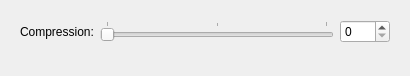
<?xml version="1.0" encoding="UTF-8"?>
<ui version="4.0">
 <class>wvConfigPage</class>
 <widget class="QWidget" name="wvConfigPage">
  <property name="geometry">
   <rect>
    <x>0</x>
    <y>0</y>
    <width>410</width>
    <height>76</height>
   </rect>
  </property>
  <property name="windowTitle">
   <string notr="true">WavPack encoding configuration</string>
  </property>
  <layout class="QVBoxLayout" name="verticalLayout">
   <item>
    <widget class="QWidget" name="widget" native="true">
     <layout class="QFormLayout" name="formLayout">
      <item row="0" column="0">
       <widget class="QLabel" name="wvCompressionLabel">
        <property name="text">
         <string>Compression:</string>
        </property>
       </widget>
      </item>
      <item row="0" column="1">
       <layout class="QHBoxLayout" name="horizontalLayout_7">
        <item>
         <widget class="QSlider" name="wvCompressionSlider">
          <property name="maximum">
           <number>2</number>
          </property>
          <property name="pageStep">
           <number>1</number>
          </property>
          <property name="value">
           <number>0</number>
          </property>
          <property name="orientation">
           <enum>Qt::Horizontal</enum>
          </property>
          <property name="tickPosition">
           <enum>QSlider::TicksAbove</enum>
          </property>
         </widget>
        </item>
        <item>
         <widget class="QSpinBox" name="wvCompressionSpin">
          <property name="minimumSize">
           <size>
            <width>50</width>
            <height>0</height>
           </size>
          </property>
          <property name="maximum">
           <number>2</number>
          </property>
         </widget>
        </item>
       </layout>
      </item>
     </layout>
    </widget>
   </item>
  </layout>
 </widget>
 <resources/>
 <connections>
  <connection>
   <sender>wvCompressionSlider</sender>
   <signal>valueChanged(int)</signal>
   <receiver>wvCompressionSpin</receiver>
   <slot>setValue(int)</slot>
   <hints>
    <hint type="sourcelabel">
     <x>322</x>
     <y>41</y>
    </hint>
    <hint type="destinationlabel">
     <x>348</x>
     <y>41</y>
    </hint>
   </hints>
  </connection>
  <connection>
   <sender>wvCompressionSpin</sender>
   <signal>valueChanged(int)</signal>
   <receiver>wvCompressionSlider</receiver>
   <slot>setValue(int)</slot>
   <hints>
    <hint type="sourcelabel">
     <x>342</x>
     <y>33</y>
    </hint>
    <hint type="destinationlabel">
     <x>285</x>
     <y>32</y>
    </hint>
   </hints>
  </connection>
 </connections>
</ui>
